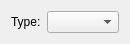
<?xml version="1.0" encoding="UTF-8"?>
<ui version="4.0">
 <class>ConnectionToolWidget</class>
 <widget class="QWidget" name="ConnectionToolWidget">
  <property name="geometry">
   <rect>
    <x>0</x>
    <y>0</y>
    <width>130</width>
    <height>43</height>
   </rect>
  </property>
  <property name="windowTitle">
   <string>Connection Shape</string>
  </property>
  <layout class="QGridLayout">
   <item row="0" column="0">
    <widget class="QLabel" name="label_3">
     <property name="text">
      <string>Type:</string>
     </property>
    </widget>
   </item>
   <item row="0" column="1">
    <widget class="QComboBox" name="connectionType"/>
   </item>
   <item row="1" column="0">
    <spacer>
     <property name="orientation">
      <enum>Qt::Vertical</enum>
     </property>
     <property name="sizeType">
      <enum>QSizePolicy::MinimumExpanding</enum>
     </property>
     <property name="sizeHint" stdset="0">
      <size>
       <width>20</width>
       <height>0</height>
      </size>
     </property>
    </spacer>
   </item>
  </layout>
 </widget>
 <resources/>
 <connections/>
</ui>
